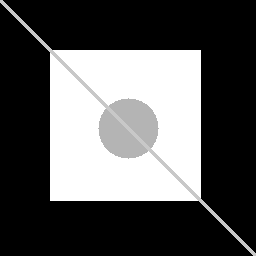
//> input picture 05_DerivativesEdgeDetection/01_Images/img1.png, 256 x 256 px
$ ./shiftdescriptormath   (built with g++ and OpenCV 4)
//> lines starting //> are read from the running program, lines starting //| are printed output that depends on the picture
#include <opencv2/opencv.hpp>
#include <opencv2/features2d.hpp>
#include <iostream>

int main() {
    // Load grayscale images
    cv::Mat img1 = cv::imread("../01_Images/img1.png", cv::IMREAD_GRAYSCALE);
//> img1 is the input picture: 256 rows x 256 cols, CV_8UC1; min 0, max 255, mean 86.7
    cv::Mat img2 = cv::imread("../01_Images/img2.png", cv::IMREAD_GRAYSCALE);
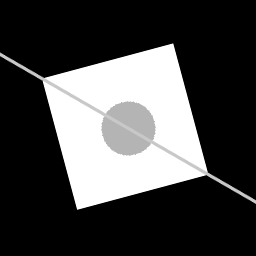
//> input picture 05_DerivativesEdgeDetection/01_Images/img2.png, 256 x 256 px
//> img2 is the input picture: 256 rows x 256 cols, CV_8UC1; min 0, max 255, mean 70
    if (img1.empty() || img2.empty()) {
        std::cerr << "Could not load images.\n";
        return -1;
    }

    // Create SIFT detector and descriptor extractor
    auto sift = cv::SIFT::create();

    std::vector<cv::KeyPoint> kp1, kp2;
    cv::Mat desc1, desc2;

    // Detect keypoints and compute descriptors
    sift->detectAndCompute(img1, cv::noArray(), kp1, desc1);
//> kp1 = 18 keypoints; strongest (x, y, size): (123, 123, 100.4), (81, 169, 49.8), (169, 81, 49.8), (84, 84, 53.7)
    sift->detectAndCompute(img2, cv::noArray(), kp2, desc2);
//> kp2 = 35 keypoints; strongest (x, y, size): (123, 125, 94.6), (97, 175, 44.2), (153, 77, 44.2), (175, 155, 43.1)

    // Match using BFMatcher with Euclidean distance
    cv::BFMatcher matcher(cv::NORM_L2);
    std::vector<std::vector<cv::DMatch>> knn_matches;
    matcher.knnMatch(desc1, desc2, knn_matches, 2);
//> knn_matches = 18 matches

    // Apply Lowe's ratio test
    std::vector<cv::DMatch> good_matches;
    const float ratio_thresh = 0.75f;
    for (const auto& m : knn_matches) {
        if (m[0].distance < ratio_thresh * m[1].distance) {
            good_matches.push_back(m[0]);
        }
    }
//> this loop made 18 passes

    // Draw good matches
    cv::Mat output;
    cv::drawMatches(img1, kp1, img2, kp2, good_matches, output,
                    cv::Scalar::all(-1), cv::Scalar::all(-1),
                    std::vector<char>(), cv::DrawMatchesFlags::NOT_DRAW_SINGLE_POINTS);
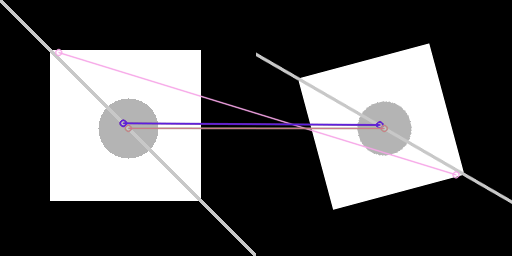
//> output: 256 rows x 512 cols, CV_8UC3; mean B, G, R 78.8, 77.8, 78.7

    // Save and report
    cv::imwrite("../01_Images/sift_descriptor_matches.png", output);
    std::cout << "Saved descriptor matches to sift_descriptor_matches.png" << std::endl;
    std::cout << "Good matches found: " << good_matches.size() << std::endl;
//| Good matches found: 6

    return 0;
}
